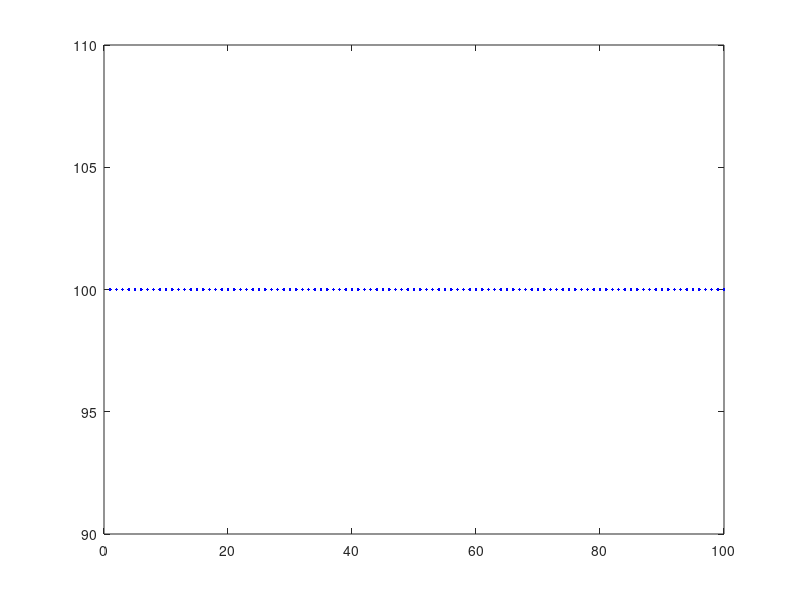

Here is the MATLAB script that generated this plot: (Note: this script raises an error after producing the figure.)
% close all
% % % clear
figure()
clc

% % % cd('/Users/Gong/Desktop/chord_length_72');

i=1;
plotend=100;

% % % load(['chordlength_',num2str(i),'.mat']);

colorstring = 'bgrymc';
% % % subplot(1,2,1)
for j=1:3
%     if j==1
%         color='r';
%     elseif j==2
%         color='g';
%     else
%         color='b';
%     end
    h(j)=plot(1:plotend,hist(1:plotend,j),'Color', colorstring(j));
    hold on;
end

grid on
xlabel('Chord Length','FontSize',36)
ylabel('Weighted Frequency','FontSize',36)
% set(legend(h(1:6),'X Direction','Y Direction','Z Direction','X Edge','Y Edge','Z Edge'),'FontSize',12);
set(legend(h(1:3),'X Direction','Y Direction','Z Direction'),'FontSize',36);
% axis([0 300 0 0.09])
title('Weighted Chord Length Distribution','FontSize',36)

% % % subplot(1,2,2)
% % % plot(1:plotend,hist(1:plotend,4))
% % % 
% % % grid on
% % % xlabel('Chord Length','FontSize',12)
% % % ylabel('Frequency','FontSize',12)
% % % set(legend('All Directions'),'FontSize',12);

